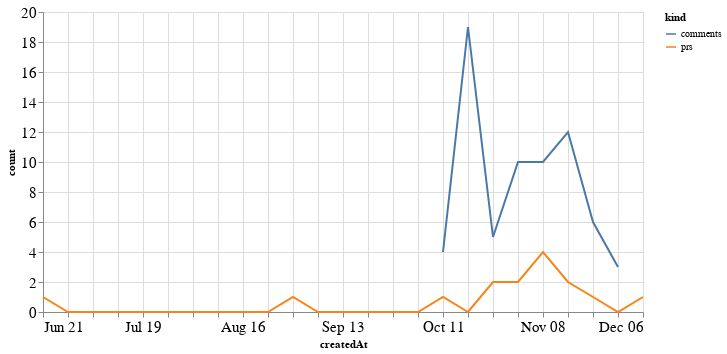

The notebook cell saved with this chart:
### Code cell
alt.Chart(total_time, width=600).mark_line().encode(
    x='createdAt',
    y='count',
    color='kind'
)

### Figure 1 — Vega-Lite specification as saved in the notebook (floating-point values rounded to 4 significant figures)
{"config": {"axisLeft": {"labelFontSize": 15}, "axisBottom": {"labelFontSize": 15}}, "data": {"name": "data-720a4e7caa27f3e13944fde19123e2bb"}, "mark": "line", "encoding": {"color": {"type": "nominal", "field": "kind"}, "x": {"type": "temporal", "field": "createdAt"}, "y": {"type": "quantitative", "field": "count"}}, "width": 600, "$schema": "https://vega.github.io/schema/vega-lite/v4.8.1.json", "datasets": {"data-720a4e7caa27f3e13944fde19123e2bb": [{"createdAt": "2020-06-21T00:00:00", "kind": "prs", "count": 1.0}, {"createdAt": "2020-06-28T00:00:00", "kind": "prs", "count": 0.0}, {"createdAt": "2020-07-05T00:00:00", "kind": "prs", "count": 0.0}, {"createdAt": "2020-07-12T00:00:00", "kind": "prs", "count": 0.0}, {"createdAt": "2020-07-19T00:00:00", "kind": "prs", "count": 0.0}, {"createdAt": "2020-07-26T00:00:00", "kind": "prs", "count": 0.0}, {"createdAt": "2020-08-02T00:00:00", "kind": "prs", "count": 0.0}, {"createdAt": "2020-08-09T00:00:00", "kind": "prs", "count": 0.0}, {"createdAt": "2020-08-16T00:00:00", "kind": "prs", "count": 0.0}, {"createdAt": "2020-08-23T00:00:00", "kind": "prs", "count": 0.0}, {"createdAt": "2020-08-30T00:00:00", "kind": "prs", "count": 1.0}, {"createdAt": "2020-09-06T00:00:00", "kind": "prs", "count": 0.0}, {"createdAt": "2020-09-13T00:00:00", "kind": "prs", "count": 0.0}, {"createdAt": "2020-09-20T00:00:00", "kind": "prs", "count": 0.0}, {"createdAt": "2020-09-27T00:00:00", "kind": "prs", "count": 0.0}, {"createdAt": "2020-10-04T00:00:00", "kind": "prs", "count": 0.0}, {"createdAt": "2020-10-11T00:00:00", "kind": "prs", "count": 1.0}, {"createdAt": "2020-10-18T00:00:00", "kind": "prs", "count": 0.0}, {"createdAt": "2020-10-25T00:00:00", "kind": "prs", "count": 2.0}, {"createdAt": "2020-11-01T00:00:00", "kind": "prs", "count": 2.0}, {"createdAt": "2020-11-08T00:00:00", "kind": "prs", "count": 4.0}, {"createdAt": "2020-11-15T00:00:00", "kind": "prs", "count": 2.0}, {"createdAt": "2020-11-22T00:00:00", "kind": "prs", "count": 1.0}, {"createdAt": "2020-11-29T00:00:00", "kind": "prs", "count": 0.0}, {"createdAt": "2020-12-06T00:00:00", "kind": "prs", "count": 1.0}, {"createdAt": "2020-06-21T00:00:00", "kind": "comments", "count": null}, {"createdAt": "2020-06-28T00:00:00", "kind": "comments", "count": null}, {"createdAt": "2020-07-05T00:00:00", "kind": "comments", "count": null}, {"createdAt": "2020-07-12T00:00:00", "kind": "comments", "count": null}, {"createdAt": "2020-07-19T00:00:00", "kind": "comments", "count": null}, {"createdAt": "2020-07-26T00:00:00", "kind": "comments", "count": null}, {"createdAt": "2020-08-02T00:00:00", "kind": "comments", "count": null}, {"createdAt": "2020-08-09T00:00:00", "kind": "comments", "count": null}, {"createdAt": "2020-08-16T00:00:00", "kind": "comments", "count": null}, {"createdAt": "2020-08-23T00:00:00", "kind": "comments", "count": null}, {"createdAt": "2020-08-30T00:00:00", "kind": "comments", "count": null}, {"createdAt": "2020-09-06T00:00:00", "kind": "comments", "count": null}, {"createdAt": "2020-09-13T00:00:00", "kind": "comments", "count": null}, {"createdAt": "2020-09-20T00:00:00", "kind": "comments", "count": null}, {"createdAt": "2020-09-27T00:00:00", "kind": "comments", "count": null}, {"createdAt": "2020-10-04T00:00:00", "kind": "comments", "count": null}, {"createdAt": "2020-10-11T00:00:00", "kind": "comments", "count": 4.0}, {"createdAt": "2020-10-18T00:00:00", "kind": "comments", "count": 19.0}, {"createdAt": "2020-10-25T00:00:00", "kind": "comments", "count": 5.0}, {"createdAt": "2020-11-01T00:00:00", "kind": "comments", "count": 10.0}, {"createdAt": "2020-11-08T00:00:00", "kind": "comments", "count": 10.0}, {"createdAt": "2020-11-15T00:00:00", "kind": "comments", "count": 12.0}, {"createdAt": "2020-11-22T00:00:00", "kind": "comments", "count": 6.0}, {"createdAt": "2020-11-29T00:00:00", "kind": "comments", "count": 3.0}, {"createdAt": "2020-12-06T00:00:00", "kind": "comments", "count": null}]}}
